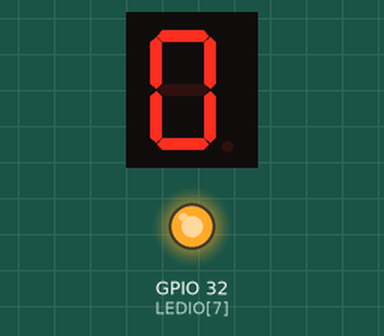
This sketch was run on a simulated ESP32. Parts: 1-digit seven-segment display, output pins drawn as LEDs (lit = HIGH). Wiring (inferred from the names in the program): 1-digit 7-segment display, segments lit when LOW: segments GPIO 13, GPIO 12, GPIO 14, GPIO 27, GPIO 26, GPIO 25, GPIO 33. The segment pins are drawn as the display they are named for; pins used as bus, display or sensor lines are not drawn.

Above: at 0.1 s.
At 1.1 s:
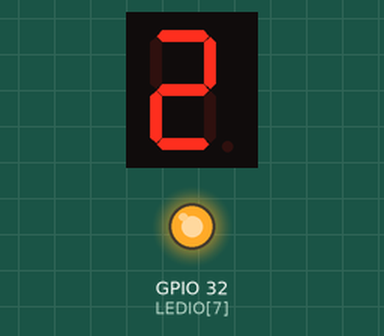
At 2.1 s:
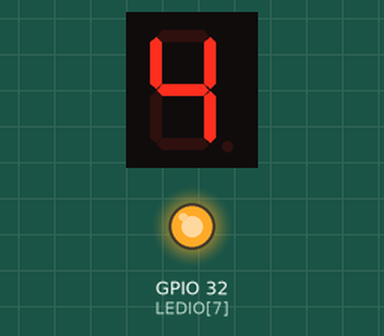
At 4.6 s:
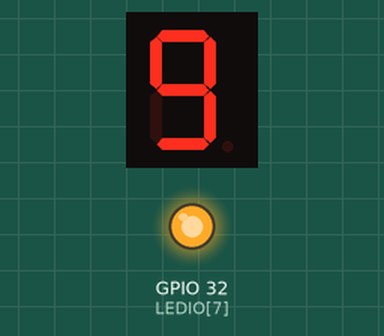
Timing chart, 0 to 6.1 s (numbered marks = the images above):
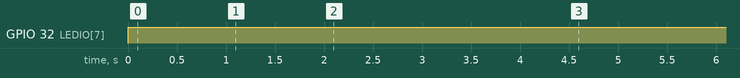

Measured:
- by itself, GPIO 32 (LEDIO[7]): LOW → HIGH at 0.00 s
- by itself, everything shown: repeats every 5.0 s, in 10 steps
- what the display in image 1 shows lasts 0.5 s, from 1.0 s to 1.5 s

The sketch:

Page131_7SEG_copy_20260505154550.ino
```cpp
 //Page131_七段顯示器
 #include <Arduino.h>
 const int LEDIO[8]={13,12,14,27,26,25,33,32}; //定義LED控制腳矩陣變數
byte table[10]={0xC0, 0xF9, 0xA4, 0xB0, 0x99, 0x92, 0x82, 0xF8, 0x80, 0x90};//共陽七段顯示器資料表

void Disp7seg(byte temp)
 {
 for(short j=0;j<8;j++)
  {
   if(temp & 0x01)     //判別a~dp LED需要的狀態
    digitalWrite(LEDIO[j],HIGH); //輸出高電位
   else
    digitalWrite(LEDIO[j],LOW);  //輸出低電位
   temp=temp>>1;      //將需顯示的資料右移一個位元
  }
 }
 void setup()
{
 for(short i=0;i<8;i++)   //設定所有控制腳為輸出
  pinMode(LEDIO[i],OUTPUT);
 }
 void loop()
{
 for(short i=0;i<10;i++)  //重複執行10次
  {
  Disp7seg(table[i]);  //取出table中的顯示資料
  delay(500);     //延遲0.5s
  }
 }
```
